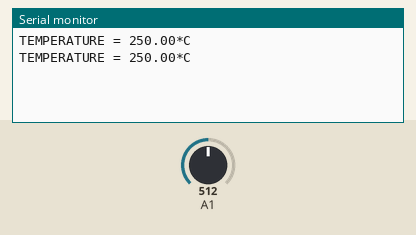
Recording of a sketch running on a simulated Arduino Uno, built with avr-gcc and run on an emulated ATmega328P. Parts: the last lines printed to the serial monitor. The test bench sets the inputs (shaded band); at power-on: A1 = 512.

Above: at 1.8 s.
1.9 s: A1 set to 716
At 2.8 s:
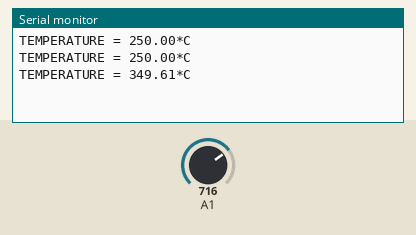
3.4 s: A1 set to 900
At 4.5 s:
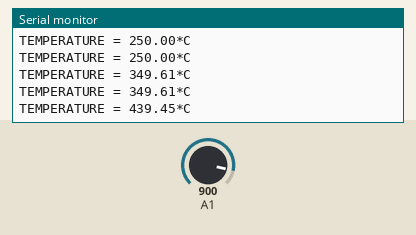
Timing chart, 0 to 6.4 s (numbered marks = the images above; inputs shaded):
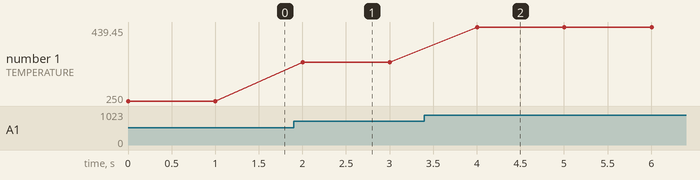

The sketch:

temprature_sensor.ino
```cpp
float temp;
int tempPin = 0;

void setup() {
   Serial.begin(9600);
}

void loop() {
   temp = analogRead(A1);
   // read analog volt from sensor and save to variable temp
   temp = temp * 0.48828125;
   // convert the analog volt to its temperature equivalent
   Serial.print("TEMPERATURE = ");
   Serial.print(temp); // display temperature value
   Serial.print("*C");
   Serial.println();
   delay(1000); // update sensor reading each one second
}
```

Measured:
- after the input at 1.9 s, the serial monitor: prints a new line after 0.10 s (image 1)
- after the input at 3.4 s, the serial monitor: prints a new line after 0.60 s (image 2)
- plotted number 1: 250 → 349.61 after the input at 1.9 s, 349.61 → 439.45 after the input at 3.4 s
